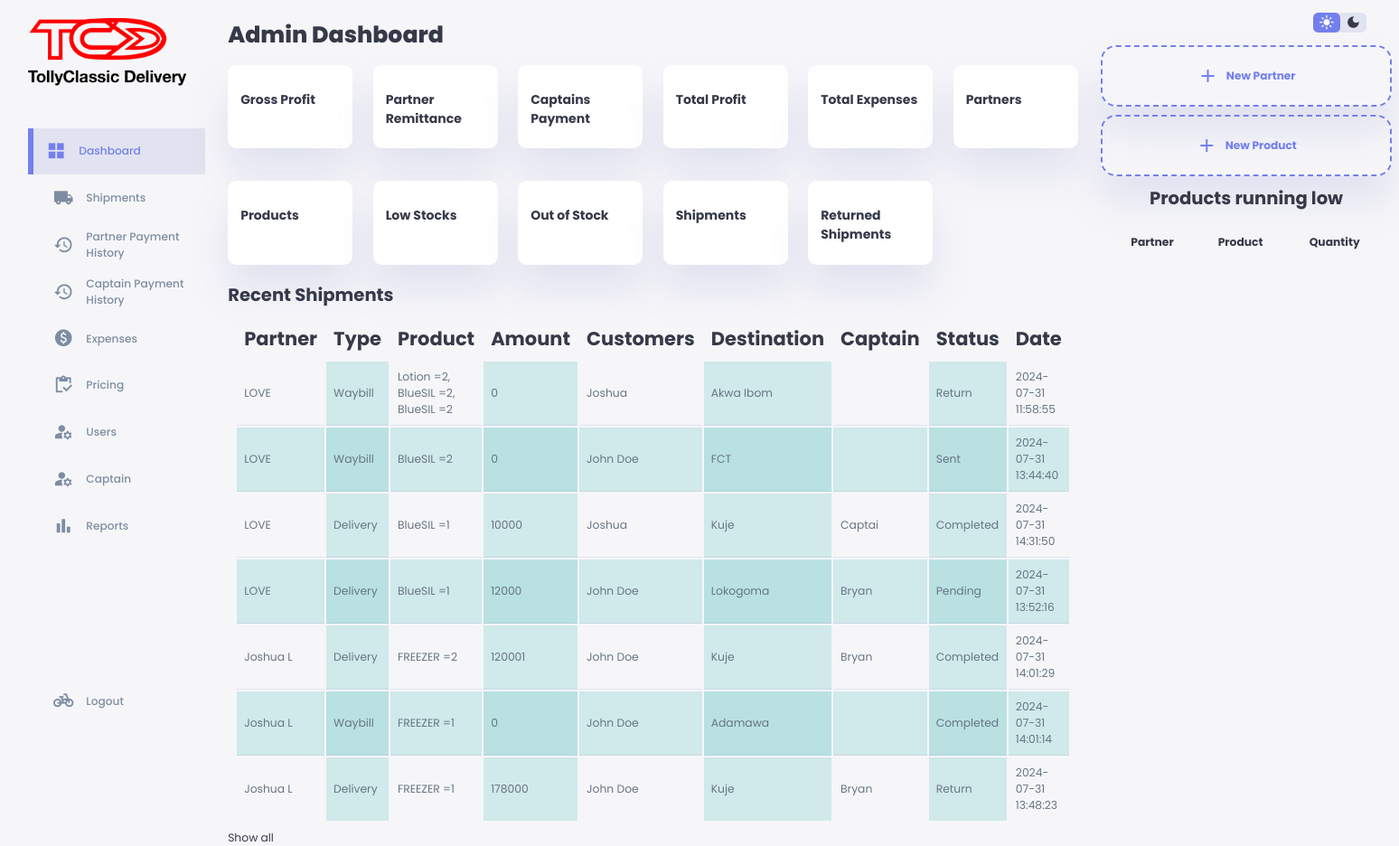
/abojuto/index.php, run on an earlier commit of the app's database.
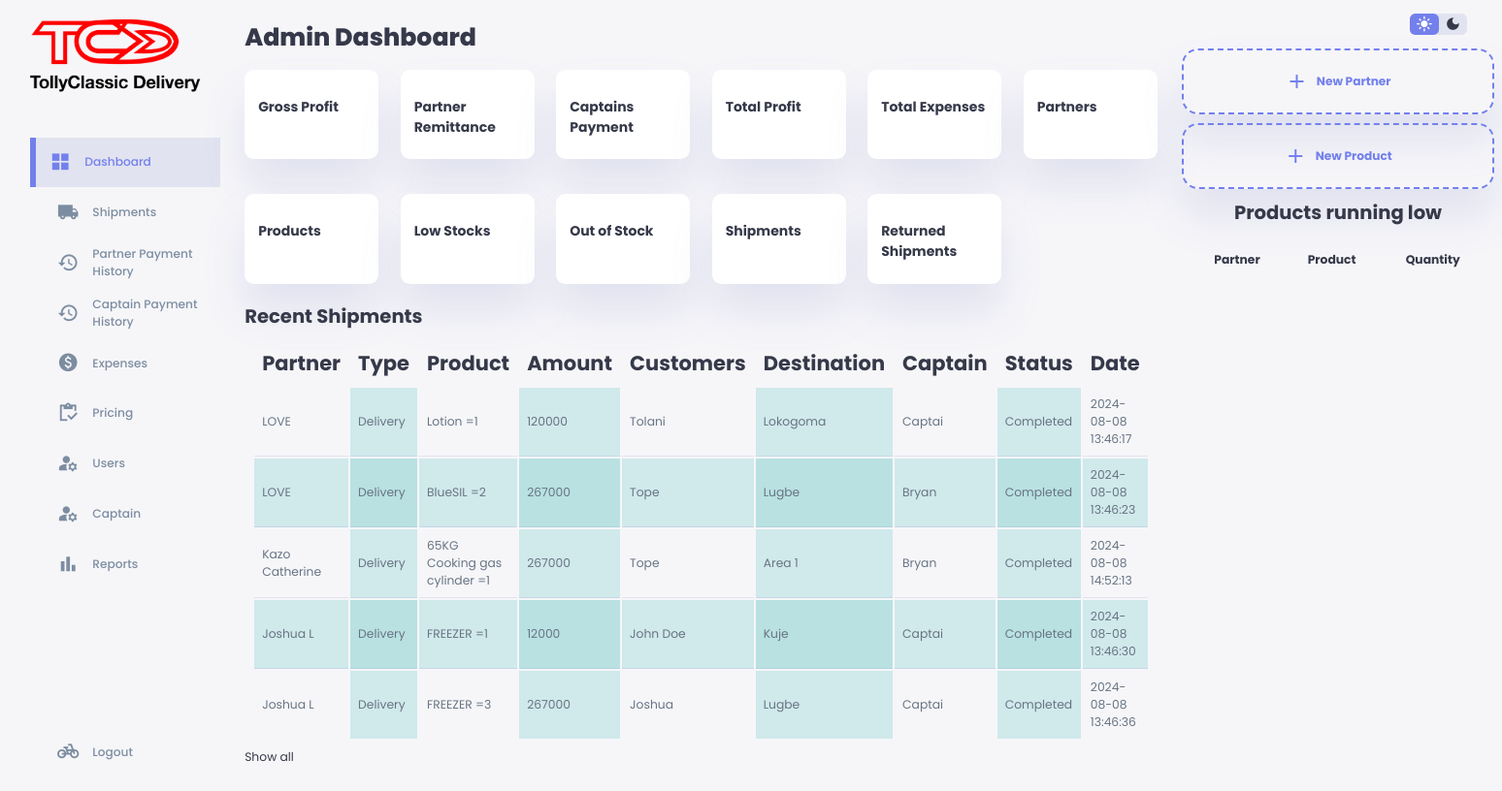
And on a later commit of the database.
### tables this page shows
CREATE TABLE `gbigbe` (
  `id` int(11) NOT NULL,
  `partner` varchar(100) NOT NULL,
  `shipmentType` varchar(100) NOT NULL,
  `product` varchar(255) NOT NULL,
  `availableUnit` varchar(100) NOT NULL,
  `quantity` varchar(100) NOT NULL,
  `unitPrice` varchar(100) NOT NULL,
  `amount` int(100) NOT NULL,
  `customersName` varchar(100) NOT NULL,
  `SOD` varchar(100) NOT NULL,
  `destination` varchar(100) NOT NULL,
  `customerContact` varchar(100) NOT NULL,
  `captain` varchar(100) NOT NULL,
  `status` varchar(100) NOT NULL,
  `paymentMethod` varchar(100) NOT NULL,
  `date` timestamp NOT NULL DEFAULT current_timestamp() ON UPDATE current_timestamp(),
  `partnerRemitance` varchar(255) NOT NULL DEFAULT 'rara',
  `accCaptain` varchar(100) NOT NULL,
  `accPartner` varchar(100) NOT NULL,
  `partnerReward` varchar(100) NOT NULL,
  `deliveryFee` varchar(100) NOT NULL,
  `riderReward` varchar(100) NOT NULL,
  `profitReward` varchar(100) NOT NULL,
  `partnerPayStatus` varchar(100) NOT NULL,
  `captainPayStatus` varchar(100) NOT NULL,
  `returnReason` varchar(255) NOT NULL,
  `remitanceKind` varchar(100) NOT NULL DEFAULT 'NORMs',
  `payID` varchar(100) NOT NULL,
  `payID1` varchar(255) NOT NULL,
  `payID2` varchar(255) NOT NULL,
  `payID3` varchar(255) NOT NULL,
  `payID4` varchar(100) NOT NULL
);

### abojuto/index.php (the view, shortened to what this page needs)
<!DOCTYPE html>
<html lang="en">
<head>
    <link rel="stylesheet" href="css/style.css">
</head>
<body>
    <div class="container">
        <aside>
            <div class="top">
                <div class="logo">
                    <img src="./images/logo.png">
                </div>
            </div>
            <div class="sideBar">
                <a href="index.php" class="active">
                    <span class="material-icons-sharp">grid_view</span>
                    <h3>Dashboard</h3>
                </a>
                <a href="records.php">
                    <span class="material-icons-sharp">local_shipping</span>
                    <h3>Shipments</h3>
                </a>
                <a href="sisanwo.php">
                    <span class="material-icons-sharp">history</span>
                    <h3>Partner Payment History</h3>
                </a>
                <a href="sisanwokeji.php">
                    <span class="material-icons-sharp">history</span>
                    <h3>Captain Payment History</h3>
                </a>
                <a href="inawo.php">
                    <span class="material-icons-sharp">paid</span>
                    <h3>Expenses</h3>
                </a>
                <a href="ninan.php">
                    <span class="material-icons-sharp">inventory</span>
                    <h3>Pricing</h3>
                </a>
                <a href="newUser.php">
                    <span class="material-icons-sharp">manage_accounts</span>
                    <h3>Users</h3>
                </a>
                <a href="newCaptain.php">
                    <span class="material-icons-sharp">manage_accounts</span>
                    <h3>Captain</h3>
                </a>
                <a href="iroeri.php">
                    <span class="material-icons-sharp">bar_chart</span>
                    <h3>Reports</h3>
                </a>
                <a href="../logout.php">
                    <span class="material-icons-sharp">pedal_bike</span>
                    <h3>Logout</h3>
                </a>
            </div>
        </aside>
        <main>
            <h1>Admin Dashboard</h1>
            <div class="insight">
                <div class="sales">
                    <div class="middle">
                        <div class="left">
                            <h3>Gross Profit</h3>
                        </div>
                    </div>
                </div>
                <div class="income">
                    <div class="middle">
                        <div class="left">
                            <h3>Partner Remittance</h3>
                        </div>
                    </div>
                </div>
                <div class="expensis">
                    <div class="middle">
                        <div class="left">
                            <h3>Captains Payment</h3>
                        </div>
                    </div>
                </div>
                <div class="expensis">
                    <div class="middle">
                        <div class="left">
                            <h3>Total Profit</h3>
                        </div>
                    </div>
                </div>
                <div class="expensis">
                    <div class="middle">
                        <div class="left">
                            <h3>Total Expenses</h3>
                        </div>
                    </div>
                </div>
                <div class="sales">
                    <div class="middle">
                        <div class="left">
                            <h3>Partners</h3>
                        </div>
                    </div>
                </div>
                <div class="income">
                    <div class="middle">
                        <div class="left">
                            <h3>Products</h3>
                        </div>
                    </div>
                </div>
                <div class="expensis">
                    <div class="middle">
                        <div class="left">
                            <h3>Low Stocks</h3>
                        </div>
                    </div>
                </div>
                <div class="expensis">
                    <div class="middle">
                        <div class="left">
                            <h3>Out of Stock</h3>
                        </div>
                    </div>
                </div>
                <div class="expensis">
                    <div class="middle">
                        <div class="left">
                            <h3>Shipments</h3>
                        </div>
                    </div>
                </div>
                <div class="expensis">
                    <div class="middle">
                        <div class="left">
                            <h3>Returned Shipments</h3>
                        </div>
                    </div>
                </div>
            </div><br>
            <h2>Recent Shipments</h2>
            <table style="width: 100%;">
                <thead>
                    <tr>
                        <th>Partner</th>
                        <th>Type</th>
                        <th>Product</th>
                        <th>Amount</th>
                        <th>Customers</th>
                        <th>Destination</th>
                        <th>Captain</th>
                        <th>Status</th>
                        <th>Date</th>
                    </tr>
                </thead>
                <tbody id="table-body">
                    <?php
                        require '../config.php';
                        $query = mysqli_query($conn, "SELECT partner, shipmentType, product, quantity, unitPrice, amount, customersName, destination, customerContact, captain, status, paymentMethod, date  FROM gbigbe ORDER BY partner DESC LIMIT 10");
                        while ($row = mysqli_fetch_array($query)) {
                            $partner = $row['partner'];
                            $shipmentType = $row['shipmentType'];
                            $product = $row['product'];
                            $amount = $row['amount'];
                            $customersName = $row['customersName'];
                            $destination = $row['destination'];
                            $captain = $row['captain'];
                            $status = $row['status'];
                            $date = $row['date'];
                            ?>
                    <tr>
                        <td><?php echo $partner; ?></td>
                        <td><?php echo $shipmentType; ?></td>
                        <td><?php echo $product; ?></td>
                        <td><?php echo $amount; ?></td>
                        <td><?php echo $customersName; ?></td>
                        <td><?php echo $destination; ?></td>
                        <td><?php echo $captain; ?></td>
                        <td><?php echo $status; ?></td>
                        <td><?php echo $date; ?></td>
                    </tr>
                    <?php } ?>
                </tbody>
            </table>
            <a href="records.php">Show all</a>
        </main>
        <div class="right">
            <div class="top">
                <div class="theme-toggler">
                    <span id="light-mode-icon" class="material-icons-sharp active">light_mode</span>
                    <span id="dark-mode-icon" class="material-icons-sharp">dark_mode</span>
                </div>
            </div>
            <div class="sales-analytics">
                <a href="newalabasepo.php">
                    <div class="item add-product">
                        <div>
                            <span class="material-icons-sharp">add</span>
                            <h3>New Partner</h3>
                        </div>
                    </div>
                </a>
                <a href="ojatitun.php">
                    <div class="item add-product">
                        <div>
                            <span class="material-icons-sharp">add</span>
                            <h3>New Product</h3>
                        </div>
                    </div>
                </a>
                <span>
                    <center>
                        <h2>Products running low</h2>
                    </center>
                </span>
                <table style="width: 100%;">
                    <thead>
                        <tr>
                            <th>Partner</th>
                            <th>Product</th>
                            <th>Quantity</th>
                        </tr>
                    </thead>
                </table>
                <div class="item-online">
                    <div class="right">
                        <table style="width: 100%;" class="due_client">
                        </table>
                    </div>
                </div>
            </div>
        </div>
    </div>
</body>
</html>

### abojuto/css/style.css (style rules this page uses)
:root { --color-primary: #7380ec; --color-compel: #ff7782; --color-success: #41f1b6; --color-warning: #ffbb55; --color-white: #fff; --color-info-dark: #7d8da1; --color-info-light: #dce1eb; --color-dark: #363949; --color-light: rgba(132, 139, 200,0.18); --col5or-primary-variant: #111e88; --color-dark-variant: #677483; --color-background: #f6f6f9; --card-border-radius: 0.7rem; --border-radius-1: 0.4rem; --border-radius-2: 0.8rem; --border-radius-3: 1.2rem; --card-padding: 1rem; --padding-1: 1.2rem; --box-shadow:0 2rem 3rem var(--color-light); }
* { margin: 0; padding: 0; outline: 0; appearance: none; border: 0; text-decoration: none; list-style: none; box-sizing: border-box; }
html { font-size: 14px; }
body { width: 100vw; height: 100vh; font-family: poppins, sans-serif; font-size: 0.88rem; background: var(--color-background); user-select: none; overflow-x: hidden; color: var(--color-dark); }
.container { display: grid; width: 96%; margin: 0 auto; gap: 1.8rem; grid-template-columns: 14rem auto 23rem; }
a { color:var(--color-dark); }
img { display: block; width: 100%; }
h1 { font-weight: 800; font-size: 1.8rem; }
h2 { font-size:1.4rem; }
h3 { font-size: 0.87rem; }
aside { height: 100vh; }
aside .top { display: flex; align-items: center; justify-content: space-between; margin-top: 1.4rem; }
aside .logo { display: flex; gap: 0.8rem; }
aside .logo img { width: 180px; height: 80px; }
aside .sideBar { display: flex; flex-direction: column; height: 86vh; position: relative; top: 3rem; }
aside h3 { font-weight: 500; }
aside .sideBar a { display: flex; color: var(--color-info-dark); margin-left: 2rem; gap: 1rem; align-items: center; position: relative; height: 3.7rem; transition: all 300ms ease; }
aside .sideBar a span { font-size: 1.6rem; transition: all 300ms ease; }
aside .sideBar a:last-child { position:absolute; bottom: 2rem; width: 100%; }
aside .sideBar a.active { background: var(--color-light); color: var(--color-primary); margin-left: 0; }
aside .sideBar a.active::before { content: ""; width: 6px; height: 100%; background: var(--color-primary); }
aside .sideBar a.active span { color: var(--color-primary); margin-left: calc(1rem-6px); }
main { margin-top: 1.4rem; }
main .insight { display: grid; grid-template-columns: repeat(6, 1fr); gap: 1.6rem; }
main .insight > div { background: var(--color-white); padding: var(--card-padding); border-radius: var(--card-border-radius); margin-top: 1rem; box-shadow: var(--box-shadow); transition: all 300ms ease; }
main .insight > div .middle { display: flex; align-items: center; justify-content: space-between; }
main .insight h3 { margin: 1rem 0 0.6rem; font-size: 1rem; }
main table thead th { text-align: left; font-size: 1.5rem; }
main table tbody td { height: 2.8rem; border-bottom: 1px solid var(--color-light); color: var(--color-dark-variant); }
main table tbody tr:last-child td { border:none; }
.right { margin-top: 1rem; }
.right .top { display: flex; justify-content: end; gap: 2rem; }
.right .theme-toggler { background: var(--color-light); display: flex; justify-content: space-between; align-items: center; height: 1.6rem; width: 4.2rem; cursor: pointer; border-radius: var(--border-radius-1); }
.right .theme-toggler span { font-size: 1.2rem; width: 50%; height: 100%; display: flex; align-items: center; justify-content: center; }
.right .theme-toggler span.active { background: var(--color-primary); color: white; border-radius: var(--border-radius-1); }
.right .sales-analytics { margin-top: 1rem; }
.right .sales-analytics h2 { margin-bottom: 0.5rem; }
.right .sales-analytics .item { background: var(--color-white); display: flex; align-items: center; gap: 1rem ; margin-bottom: 0.7rem; padding: 1.4rem var(--card-padding); border-radius: var(--border-radius-3); box-shadow: var(--box-shadow); transition: all 300ms ease; }
.right .sales-analytics .add-product { background: transparent; border: 2px dashed var(--color-primary); color: var(--color-primary); display: flex; align-items: center; justify-content: center; }
.right .sales-analytics .add-product div { display: flex; align-items: center; gap: 0.6rem; }

### abojuto/index.php (style rules this page uses)
table, th, td { padding: 8px; }
tr:nth-child(even) { background-color: rgba(150, 212, 212, 0.4); }
td:nth-child(even) { background-color: rgba(150, 212, 212, 0.4); }

What changed in the data, as far as the page shows it:
removed gbigbe: partner "LOVE", shipmentType "Delivery", product "BlueSIL =1", amount "10000", customersName "Joshua", destination "Kuje", captain "Captai", status "Completed", date "2024-07-31 14:31:50"
removed gbigbe: partner "LOVE", shipmentType "Delivery", product "BlueSIL =1", amount "12000", customersName "John Doe", destination "Lokogoma", captain "Bryan", status "Pending", date "2024-07-31 13:52:16"
removed gbigbe: partner "Joshua L", shipmentType "Delivery", product "FREEZER =1", amount "178000", customersName "John Doe", destination "Kuje", captain "Bryan", status "Return", date "2024-07-31 13:48:23"
changed gbigbe: partner "Joshua L" → "LOVE"; shipmentType "Waybill" → "Delivery"; product "FREEZER =1" → "Lotion =1"; amount "0" → "120000"; customersName "John Doe" → "Tolani"; destination "Adamawa" → "Lokogoma"; captain (not shown) → "Captai"; date "2024-07-31 14:01:14" → "2024-08-08 13:46:17"; moves up the list
changed gbigbe: shipmentType "Waybill" → "Delivery"; product "Lotion =2, BlueSIL =2, BlueSIL =2" → "BlueSIL =2"; amount "0" → "267000"; customersName "Joshua" → "Tope"; destination "Akwa Ibom" → "Lugbe"; captain (not shown) → "Bryan"; status "Return" → "Completed"; date "2024-07-31 11:58:55" → "2024-08-08 13:46:23"
changed gbigbe: partner "LOVE" → "Kazo Catherine"; shipmentType "Waybill" → "Delivery"; product "BlueSIL =2" → "65KG Cooking gas cylinder =1"; amount "0" → "267000"; customersName "John Doe" → "Tope"; destination "FCT" → "Area 1"; captain (not shown) → "Bryan"; status "Sent" → "Completed"; date "2024-07-31 13:44:40" → "2024-08-08 14:52:13"
changed gbigbe "John Doe": product "FREEZER =2" → "FREEZER =1"; amount "120001" → "12000"; captain "Bryan" → "Captai"; date "2024-07-31 14:01:29" → "2024-08-08 13:46:30"
added gbigbe: partner "Joshua L", shipmentType "Delivery", product "FREEZER =3", amount "267000", customersName "Joshua", destination "Lugbe", captain "Captai", status "Completed", date "2024-08-08 13:46:36"
